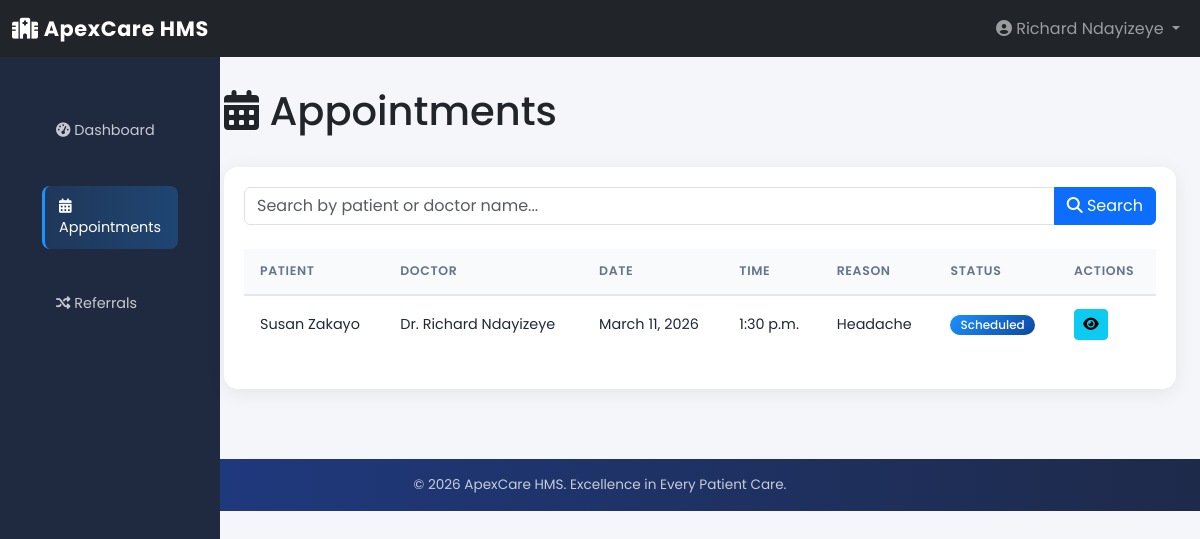
The page /appointments/ (signed in) on the database as committed earlier.
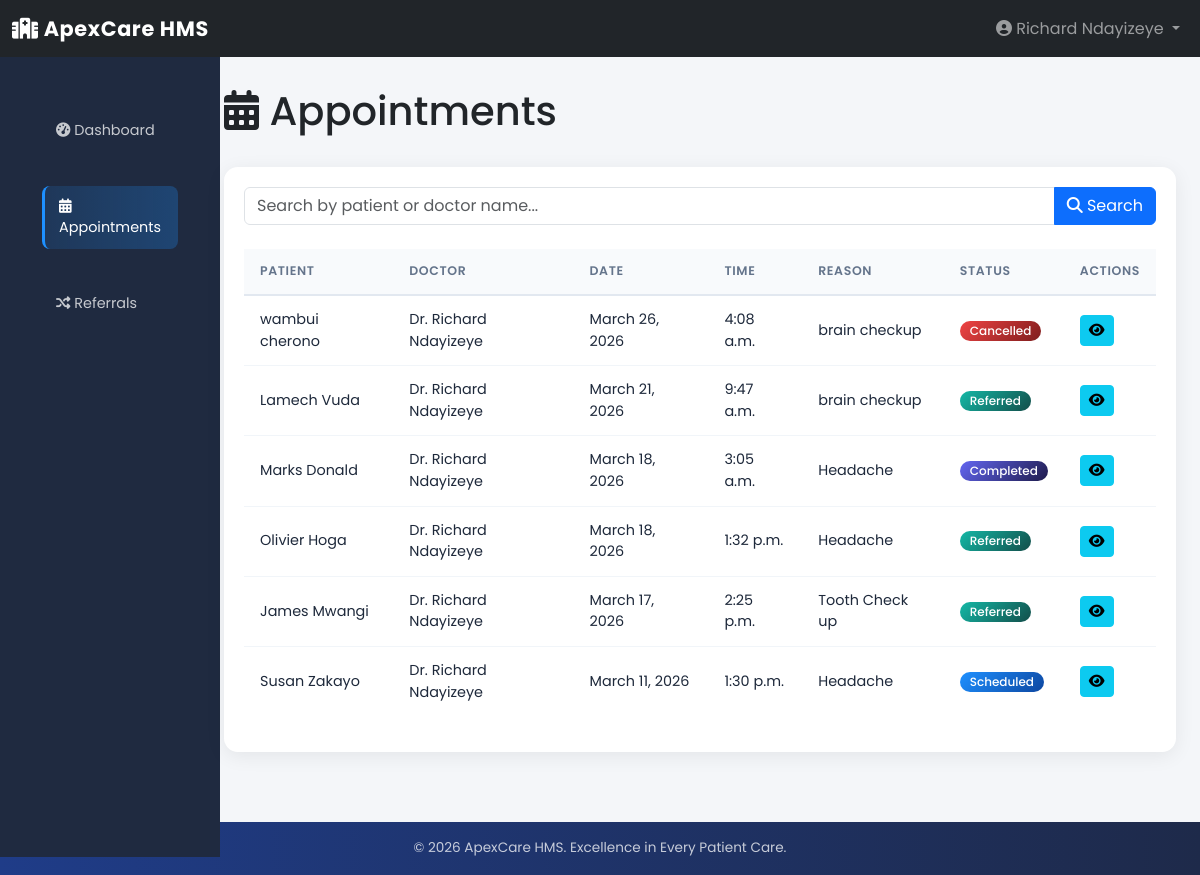
The same page on the database as committed later.
### appointments/models.py (models this page shows, shortened)
class Appointment(models.Model):
    STATUS_CHOICES = [
        ('pending', 'Pending'),
        ('confirmed', 'Confirmed'),
        ('scheduled', 'Scheduled'),
        ('completed', 'Completed'),
        ('cancelled', 'Cancelled'),
        ('referred', 'Referred'),
    ]
    patient = models.ForeignKey(
        "patients.Patient",
        on_delete=models.CASCADE,
        related_name="appointments"
    )
    doctor = models.ForeignKey(
        "doctors.Doctor",
        on_delete=models.CASCADE,
        related_name="appointments"
    )
    appointment_date = models.DateField()
    appointment_time = models.TimeField()
    reason = models.CharField(max_length=255, blank=True, null=True)
    notes = models.TextField(blank=True, null=True)
    status = models.CharField(
        max_length=20,
        choices=STATUS_CHOICES,
        default='pending'
    )
    created_by = models.ForeignKey(
        User,
        on_delete=models.SET_NULL,
        null=True,
        related_name="created_appointments"
    )
    created_at = models.DateTimeField(auto_now_add=True)
    updated_at = models.DateTimeField(auto_now=True)
    class Meta:
        db_table = "appointments_appointment"
        verbose_name = "Appointment"
        verbose_name_plural = "Appointments"
        ordering = ["-appointment_date", "-appointment_time"]
        unique_together = ["patient", "doctor", "appointment_date", "appointment_time"]

### patients/models.py (models this page shows, shortened)
class Patient(models.Model):
    GENDER_CHOICES = [
        ('male', 'Male'),
        ('female', 'Female'),
        ('other', 'Other'),
    ]
    BLOOD_TYPE_CHOICES = [
        ('O+', 'O+'), ('O-', 'O-'),
        ('A+', 'A+'), ('A-', 'A-'),
        ('B+', 'B+'), ('B-', 'B-'),
        ('AB+', 'AB+'), ('AB-', 'AB-'),
    ]
    user = models.OneToOneField(
        User,
        on_delete=models.CASCADE,
        related_name='patient_profile'
    )
    first_name = models.CharField(max_length=100)
    last_name = models.CharField(max_length=100)
    date_of_birth = models.DateField()
    gender = models.CharField(
        max_length=10,
        choices=GENDER_CHOICES
    )
    contact = models.CharField(
        max_length=20,
        validators=[
            RegexValidator(
                regex=r'^\+?\d{9,15}Ksh',
                message='Enter a valid phone number'
            )
        ]
    )
    email = models.EmailField(blank=True, null=True)
    address = models.TextField(blank=True, null=True)
    county = models.CharField(max_length=100, blank=True, null=True)
    blood_type = models.CharField(
        max_length=5,
        choices=BLOOD_TYPE_CHOICES,
        blank=True,
        null=True
    )
    emergency_contact = models.CharField(max_length=20, blank=True, null=True)
    emergency_contact_name = models.CharField(max_length=100, blank=True, null=True)
    medical_history = models.TextField(blank=True, null=True)
    allergies = models.TextField(blank=True, null=True)
    created_at = models.DateTimeField(auto_now_add=True)
    updated_at = models.DateTimeField(auto_now=True)
    class Meta:
        db_table = "patients_patient"
        verbose_name = "Patient"
        verbose_name_plural = "Patients"
        ordering = ["-created_at"]

### doctors/models.py (models this page shows, shortened)
class Doctor(models.Model):
    phone_validator = RegexValidator(
        regex=r'^\+?\d{9,15}Ksh',
        message='Enter a valid phone number'
    )
    user = models.OneToOneField(
        User,
        on_delete=models.CASCADE,
        related_name='doctor_profile'
    )
    first_name = models.CharField(max_length=100)
    last_name = models.CharField(max_length=100)
    specialization = models.CharField(max_length=100)
    license_number = models.CharField(
        max_length=50,
        unique=True
    )
    contact = models.CharField(
        max_length=20,
        validators=[phone_validator]
    )
    email = models.EmailField(blank=True, null=True)
    consultation_fee = models.DecimalField(
        max_digits=10,
        decimal_places=2,
        default=0
    )
    availability = models.TextField(
        blank=True,
        null=True,
        help_text="Example: Monday–Friday 9AM–5PM"
    )
    bio = models.TextField(blank=True, null=True)
    is_available = models.BooleanField(default=True)
    created_at = models.DateTimeField(auto_now_add=True)
    updated_at = models.DateTimeField(auto_now=True)
    class Meta:
        db_table = "doctors_doctor"
        verbose_name = "Doctor"
        verbose_name_plural = "Doctors"
        ordering = ["specialization", "last_name"]

### appointments/views.py (the view)
# urls.py: path('', views.appointment_list, name='appointment_list'),
@login_required
def appointment_list(request):
    user_profile = request.user.profile
    if user_profile.role in ['receptionist', 'admin']:
        appointments = Appointment.objects.all()
    elif user_profile.role == 'doctor':
        doctor = Doctor.objects.filter(user=request.user).first()
        appointments = doctor.appointments.all() if doctor else Appointment.objects.none()
    elif user_profile.role == 'patient':
        try:
            patient = request.user.patient_profile
            appointments = patient.appointments.all()
        except:
            appointments = Appointment.objects.none()
    else:
        appointments = Appointment.objects.none()
    search_query = request.GET.get('search', '')
    if search_query:
        appointments = appointments.filter(
            Q(patient__first_name__icontains=search_query) |
            Q(patient__last_name__icontains=search_query) |
            Q(doctor__first_name__icontains=search_query)
        )
    context = {
        'appointments': appointments.order_by('-appointment_date'),
        'search_query': search_query
    }
    return render(request, 'appointments/appointment_list.html', context)

### appointments/templates/appointments/appointment_list.html (shortened to what this page needs)
{% extends 'base.html' %}
{% block content %}
<div class="d-flex justify-content-between align-items-center mb-4">
    <h1><i class="fas fa-calendar-alt"></i> Appointments</h1>
</div>
<div class="card">
    <div class="card-body">
        <form method="get" class="mb-4">
            <div class="input-group">
                <input type="text" class="form-control" name="search" placeholder="Search by patient or doctor name..." value="{{ search_query }}">
                <button class="btn btn-primary" type="submit"><i class="fas fa-search"></i> Search</button>
            </div>
        </form>
        {% if appointments %}
            <div class="table-responsive">
                <table class="table table-hover">
                    <thead>
                        <tr>
                            <th>Patient</th>
                            <th>Doctor</th>
                            <th>Date</th>
                            <th>Time</th>
                            <th>Reason</th>
                            <th>Status</th>
                            <th>Actions</th>
                        </tr>
                    </thead>
                    <tbody>
                        {% for apt in appointments %}
                            <tr>
                                <td>{{ apt.patient.first_name }} {{ apt.patient.last_name }}</td>
                                <td>Dr. {{ apt.doctor.first_name }} {{ apt.doctor.last_name }}</td>
                                <td>{{ apt.appointment_date }}</td>
                                <td>{{ apt.appointment_time }}</td>
                                <td>{{ apt.reason|default:'-' }}</td>
                                <td><span class="badge badge-{{ apt.status }}">{{ apt.get_status_display }}</span></td>
                                <td>
                                    <a href="{% url 'appointments:appointment_detail' apt.id %}" class="btn btn-sm btn-info" title="View">
                                        <i class="fas fa-eye"></i>
                                    </a>
                                </td>
                            </tr>
                        {% endfor %}
                    </tbody>
                </table>
            </div>
        {% else %}
            <p class="text-muted text-center py-5">No appointments found</p>
        {% endif %}
    </div>
</div>
{% endblock %}

Rows that differ between the two databases and show on the page:
added Appointment: patient.first_name "wambui", patient.last_name "cherono", doctor.first_name "Richard", doctor.last_name "Ndayizeye", appointment_date "March 26, 2026", appointment_time "4:08 a.m.", reason "brain checkup", status "Cancelled"
added Appointment: patient.first_name "Lamech", patient.last_name "Vuda", doctor.first_name "Richard", doctor.last_name "Ndayizeye", appointment_date "March 21, 2026", appointment_time "9:47 a.m.", reason "brain checkup", status "Referred"
added Appointment: patient.first_name "Marks", patient.last_name "Donald", doctor.first_name "Richard", doctor.last_name "Ndayizeye", appointment_date "March 18, 2026", appointment_time "3:05 a.m.", reason "Headache", status "Completed"
added Appointment: patient.first_name "Olivier", patient.last_name "Hoga", doctor.first_name "Richard", doctor.last_name "Ndayizeye", appointment_date "March 18, 2026", appointment_time "1:32 p.m.", reason "Headache", status "Referred"
added Appointment: patient.first_name "James", patient.last_name "Mwangi", doctor.first_name "Richard", doctor.last_name "Ndayizeye", appointment_date "March 17, 2026", appointment_time "2:25 p.m.", reason "Tooth Check up", status "Referred"
